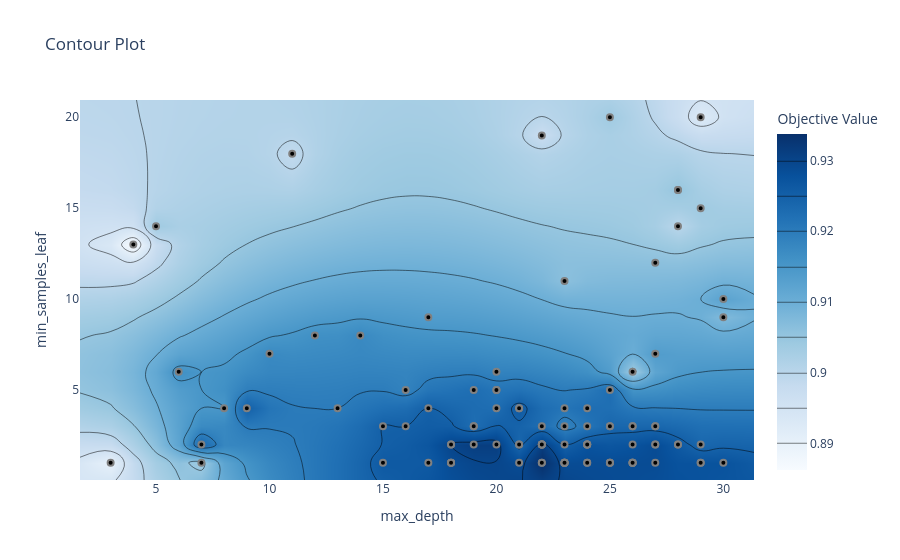

Notebook code for this chart:
### Markdown cell above
The parameter importance plot shows how much each hyperparameter affects the final score.
Think of it as answering: *"Which knobs on the cake recipe matter most?"* If `max_depth`
has 60% importance and `min_samples_leaf` has 5%, you know where to focus your tuning
effort -- and which knobs you can safely leave at their defaults.

### Code cell
# Optuna: contour plot -- how pairs of params interact
fig = optuna.visualization.plot_contour(study, params=['max_depth', 'min_samples_leaf'])
fig.show()

### Figure 1 — Plotly figure (JSON) as saved in the notebook; plotly's stock layout.template omitted (floating-point values rounded to 4 significant figures; data arrays with more than 128 entries replaced by an {"elided": "..."} marker saying what was removed)
{"data": [{"colorbar": {"title": {"text": "Objective Value"}}, "colorscale": [[0, "rgb(247,251,255)"], [0.125, "rgb(222,235,247)"], [0.25, "rgb(198,219,239)"], [0.375, "rgb(158,202,225)"], [0.5, "rgb(107,174,214)"], [0.625, "rgb(66,146,198)"], [0.75, "rgb(33,113,181)"], [0.875, "rgb(8,81,156)"], [1, "rgb(8,48,107)"]], "connectgaps": true, "contours": {"coloring": "heatmap"}, "hoverinfo": "none", "line": {"smoothing": 1.3}, "reversescale": false, "type": "contour", "x": [1.65, 3, 4, 5, 6, 7, 8, 9, 10, 11, 12, 13, 14, 15, 16, 17, 18, 19, 20, 21, 22, 23, 24, 25, 26, 27, 28, 29, 30, 31.35], "y": [0.05, 1, 2, 3, 4, 5, 6, 7, 8, 9, 10, 11, 12, 13, 14, 15, 16, 18, 19, 20, 20.95], "z": {"elided": "21x30 float values"}}, {"marker": {"color": "black", "line": {"color": "Gray", "width": 2}}, "mode": "markers", "name": "Feasible Trial", "showlegend": false, "type": "scatter", "x": [29, 7, 22, 8, 17, 6, 24, 4, 29, 5, 18, 18, 14, 15, 19, 12, 23, 11, 19, 20, 26, 26, 26, 26, 26, 29, 21, 24, 27, 30, 28, 30, 24, 27, 22, 25, 28, 9, 16, 22, 27, 29, 25, 25, 23, 21, 23, 18, 24, 13, 20, 27, 28, 27, 25, 23, 17, 27, 25, 23, 15, 3, 23, 22, 21, 26, 19, 24, 28, 30, 20, 23, 25, 26, 23, 24, 26, 22, 29, 27, 10, 24, 21, 25, 7, 24, 23, 18, 28, 22, 22, 22, 21, 22, 20, 20, 17, 19, 18, 16], "y": [15, 2, 1, 4, 9, 6, 4, 13, 20, 14, 1, 1, 8, 1, 5, 8, 11, 18, 3, 6, 1, 1, 3, 6, 3, 1, 4, 2, 7, 10, 16, 1, 2, 2, 3, 5, 2, 4, 5, 2, 12, 1, 1, 3, 1, 2, 4, 1, 2, 4, 5, 1, 2, 3, 1, 2, 1, 3, 20, 1, 3, 1, 1, 2, 2, 1, 3, 1, 16, 9, 4, 1, 1, 2, 3, 2, 1, 19, 2, 2, 7, 1, 1, 3, 1, 3, 1, 2, 14, 1, 2, 2, 4, 2, 2, 5, 4, 2, 2, 3]}, {"marker": {"color": "#cccccc", "line": {"color": "Gray", "width": 2}}, "mode": "markers", "name": "Infeasible Trial", "showlegend": false, "type": "scatter", "x": [], "y": []}], "layout": {"title": {"text": "Contour Plot"}, "xaxis": {"range": [1.65, 31.35], "title": {"text": "max_depth"}}, "yaxis": {"range": [0.05, 20.95], "title": {"text": "min_samples_leaf"}}}}
